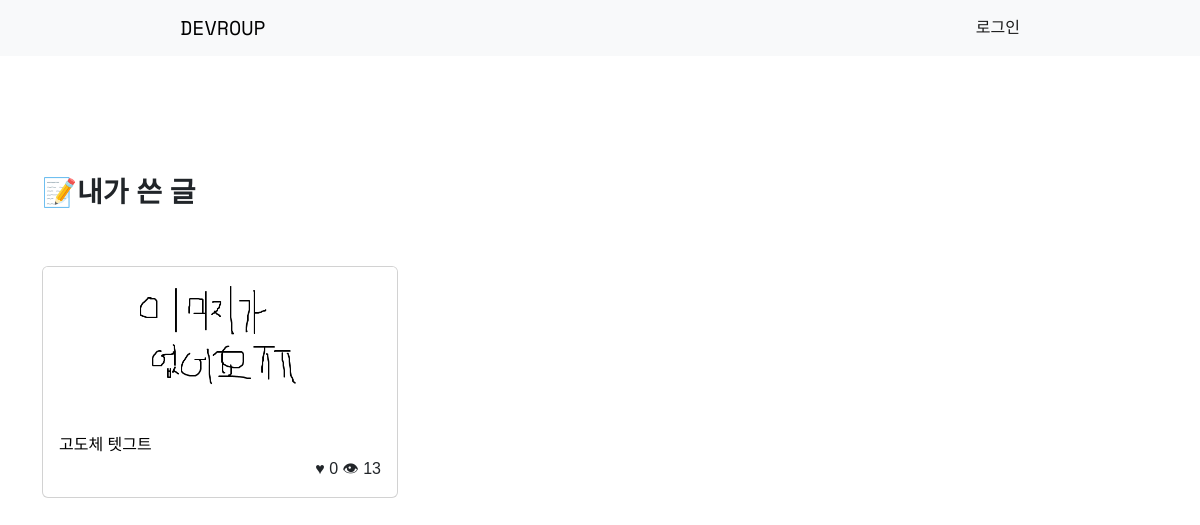
The app's page /user/user_posts/ with its own data.
### community/models.py (models this page shows, shortened)
class Post(models.Model):
    title = models.CharField(max_length=200)
    author = models.CharField(max_length=30, null=True)
    hit = models.IntegerField(default=0)
    like = models.IntegerField(default=0)
    date = models.DateTimeField(auto_now_add=True)
    image = models.ImageField(upload_to='community_thumbnail', null=True)
    content = MarkdownxField()

### user/views.py (the view)
# urls.py: path('user_posts/', views.user_posts, name='user_posts'),
def user_posts(request):
    posts = Post.objects.filter(author=request.user.username).order_by('-date')
    return render(request, 'user/user_posts.html', {'posts': posts})

### user/templates/user/user_posts.html (shortened to what this page needs)
{% extends 'community/base.html' %} {% block content %}
<br /><br /><br /><br /><br />
<div class="container">
    <div class="row mb-5">
        <h3 style="font-weight: 1000;">📝내가 쓴 글</h3>
    </div>
    <div class="row">
        {% for post in posts %}
        <div class="col-4 mb-5">
            <div class="card h-100">
                <div class="media-container">
                    <img
                        src="{{ post.image.url }}"
                        class="card-img-top"
                        style="object-fit: cover; height: 150px;"
                    />
                </div>
                <div class="card-body">
                    <a
                        class="card-title stretched-link"
                        href="{% url 'community:post_detail' pk=post.pk %}"
                        >{{ post.title }}</a
                    >
                    <br />
                    <div class="row">
                        <div class="col-6" style="font-size: small">
                        </div>
                        <div class="col-6 text-end">
                            ♥&nbsp;{{ post.like }}
                            👁&nbsp;{{ post.hit }}
                        </div>
                    </div>
                </div>
            </div>
        </div>
        {% endfor %}
    </div>
{% endblock content %}

### community/templates/community/base.html (style rules this page uses)
a:link { color: black; text-decoration: none; }
body { font-family: 'Noto Sans KR', sans-serif; }

### records on screen
Post: image (picture), title "고도체 텟그트", like "0", hit "13"
